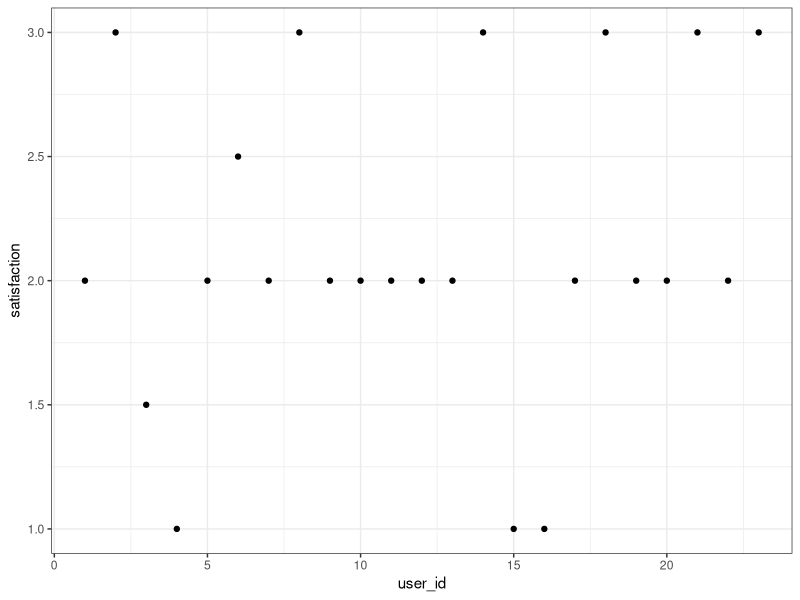
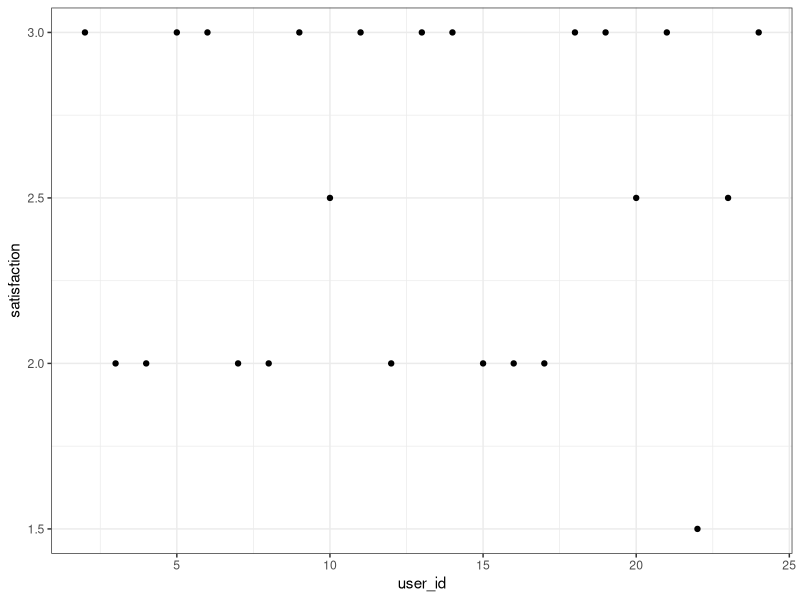
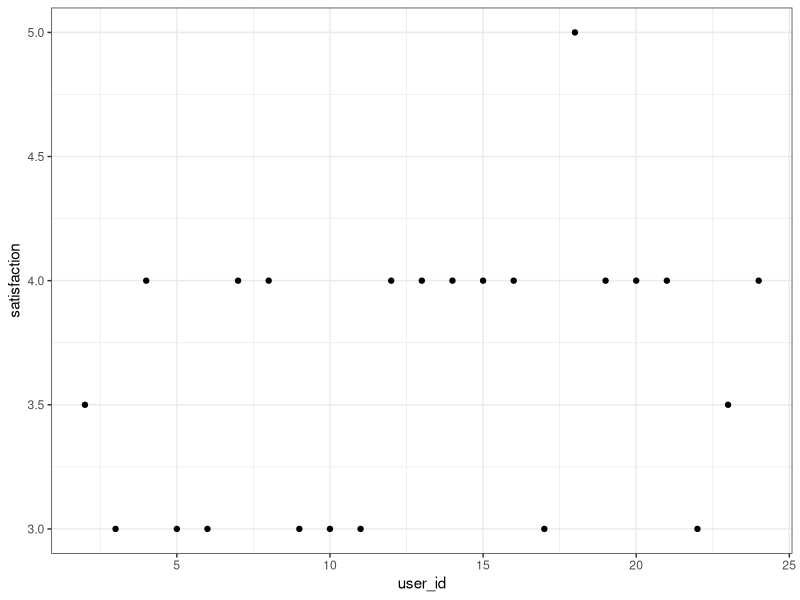
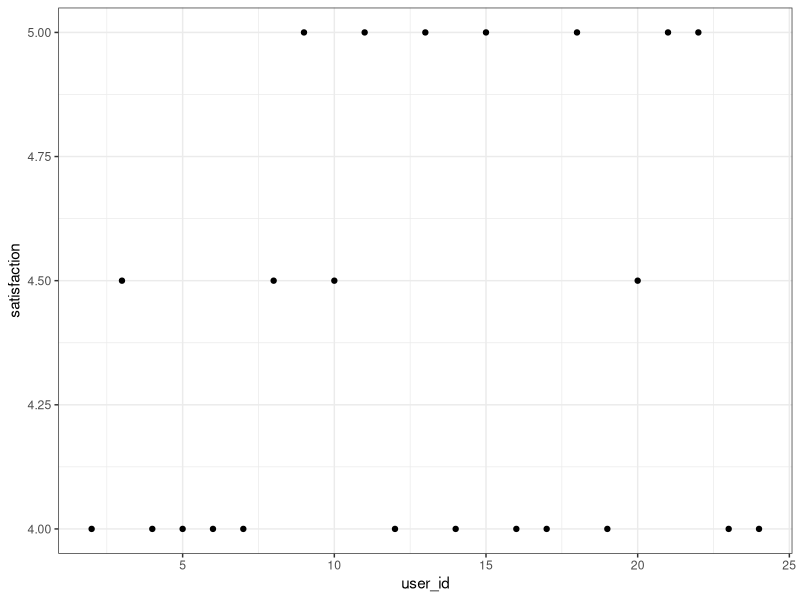
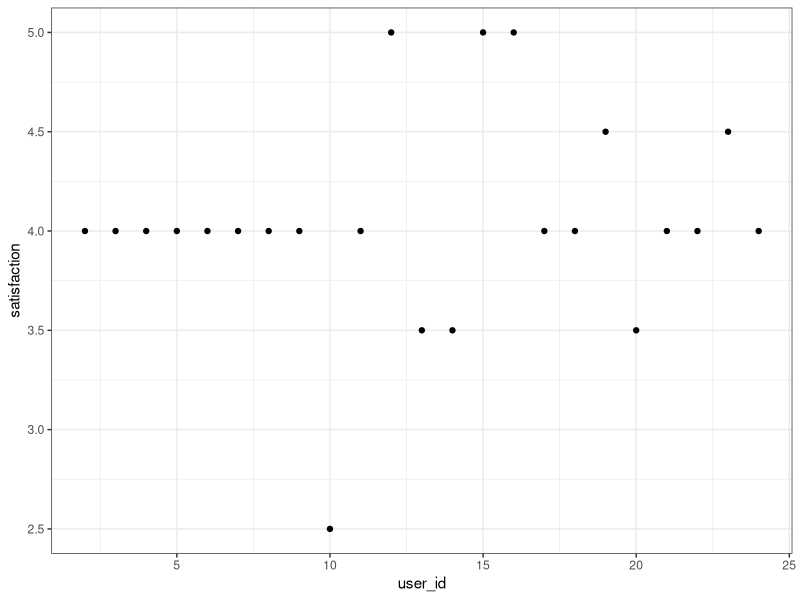

Recreate these plots in R, in order.
## ---- chunk 1

library(tidyverse)
library(broom)
library(boot)
theme_set(theme_bw())

jukebox = read.csv("data/satisfacoes.csv")

## ---- chunk 2

jukebox %>% 
filter(scenario == "baseline") %>% 
ggplot(aes(user_id,satisfaction))+
geom_point()

## ---- chunk 3

jukebox %>% 
filter(scenario == "skip") %>% 
ggplot(aes(user_id,satisfaction))+
geom_point()

## ---- chunk 4

theta = function(d,i){
    
    juke = d %>% 
    slice(i) %>% 
    group_by(scenario) %>% 
    summarise(media = mean(satisfaction))
    
    baseline = juke %>% 
    filter(scenario == "baseline") %>% 
    pull(media)
    
    skip = juke %>% 
    filter(scenario == "skip") %>% 
    pull(media)
    
    skip - baseline
    
}


jukebox %>% 
boot(statistic = theta,R = 4000) %>% 
tidy(conf.level = 0.95,conf.int = TRUE)

## ---- chunk 5

medias = jukebox %>% 
group_by(scenario) %>% 
summarise(media = mean(satisfaction))

skip = medias %>% 
filter(scenario == "skip") %>%
pull(media)

baseline = medias %>% 
filter(scenario == "baseline") %>%
pull(media)

theta_r = skip - baseline

## ---- chunk 6

#modelo nulo - Não existe diferença entre os dois grupos.

um_embaralhamento = function(d){
  
  d %>% 
  mutate(embaralhado = sample(scenario,n())) %>% 
  group_by(embaralhado) %>% 
  summarise(media = mean(satisfaction)) %>% 
  summarise(dif = diff(media)) %>% 
  pull(dif)

}


## ---- chunk 7

d = jukebox %>% 
filter(scenario == "skip" | scenario == "baseline")

modelo_nulo = tibble(diferenca = replicate(1000,{um_embaralhamento(d)}))

modelo_nulo %>% 
mutate(igual_maior =  abs(diferenca)>= theta_r) %>% 
summarise(p_valor = sum(igual_maior)/n())

## ---- chunk 8

jukebox %>% 
filter(scenario == "like/dislike") %>% 
ggplot(aes(user_id,satisfaction))+
geom_point()

## ---- chunk 9

theta = function(d,i){
    
    juke = d %>% 
    slice(i) %>% 
    group_by(scenario) %>% 
    summarise(media = mean(satisfaction))
    
    baseline = juke %>% 
    filter(scenario == "baseline") %>% 
    pull(media)
    
    like = juke %>% 
    filter(scenario == "like/dislike") %>% 
    pull(media)
    
    like - baseline
    
}


jukebox %>% 
boot(statistic = theta,R = 4000) %>% 
tidy(conf.level = 0.95,conf.int = TRUE)

## ---- chunk 10

medias = jukebox %>% 
group_by(scenario) %>% 
summarise(media = mean(satisfaction))

like = medias %>% 
filter(scenario == "like/dislike") %>%
pull(media)

baseline = medias %>% 
filter(scenario == "baseline") %>%
pull(media)

theta_r = like - baseline

## ---- chunk 11

d = jukebox %>% 
filter(scenario == "like/dislike" | scenario == "baseline")

modelo_nulo = tibble(diferenca = replicate(1000,{um_embaralhamento(d)}))

modelo_nulo %>% 
mutate(igual_maior =  abs(diferenca)>= theta_r) %>% 
summarise(p_valor = sum(igual_maior)/n())

## ---- chunk 12

jukebox %>% 
filter(scenario == "up/downvoting") %>% 
ggplot(aes(user_id,satisfaction))+
geom_point()

## ---- chunk 13

theta = function(d,i){
    
    juke = d %>% 
    slice(i) %>% 
    group_by(scenario) %>% 
    summarise(media = mean(satisfaction))
    
    baseline = juke %>% 
    filter(scenario == "baseline") %>% 
    pull(media)
    
    up = juke %>% 
    filter(scenario == "up/downvoting") %>% 
    pull(media)
    
    up - baseline
    
}


jukebox %>% 
boot(statistic = theta,R = 4000) %>% 
tidy(conf.level = 0.95,conf.int = TRUE)

## ---- chunk 14

medias = jukebox %>% 
group_by(scenario) %>% 
summarise(media = mean(satisfaction))

up = medias %>% 
filter(scenario == "up/downvoting") %>%
pull(media)

baseline = medias %>% 
filter(scenario == "baseline") %>%
pull(media)

theta_r = up - baseline

## ---- chunk 15

d = jukebox %>% 
filter(scenario == "up/downvoting" | scenario == "baseline")

modelo_nulo = tibble(diferenca = replicate(1000,{um_embaralhamento(d)}))

modelo_nulo %>% 
mutate(igual_maior =  abs(diferenca)>= theta_r) %>% 
summarise(p_valor = sum(igual_maior)/n())

## ---- chunk 16

jukebox %>% 
filter(scenario == "combined") %>% 
ggplot(aes(user_id,satisfaction))+
geom_point()

## ---- chunk 17

theta = function(d,i){
    
    juke = d %>% 
    slice(i) %>% 
    group_by(scenario) %>% 
    summarise(media = mean(satisfaction))
    
    baseline = juke %>% 
    filter(scenario == "baseline") %>% 
    pull(media)
    
    combined = juke %>% 
    filter(scenario == "combined") %>% 
    pull(media)
    
    combined - baseline
    
}


jukebox %>% 
boot(statistic = theta,R = 4000) %>% 
tidy(conf.level = 0.95,conf.int = TRUE)

## ---- chunk 18

medias = jukebox %>% 
group_by(scenario) %>% 
summarise(media = mean(satisfaction))

combined = medias %>% 
filter(scenario == "combined") %>%
pull(media)

baseline = medias %>% 
filter(scenario == "baseline") %>%
pull(media)

theta_r = combined - baseline

## ---- chunk 19

d = jukebox %>% 
filter(scenario == "combined" | scenario == "baseline")

modelo_nulo = tibble(diferenca = replicate(1000,{um_embaralhamento(d)}))

modelo_nulo %>% 
mutate(igual_maior =  abs(diferenca)>= theta_r) %>% 
summarise(p_valor = sum(igual_maior)/n())

